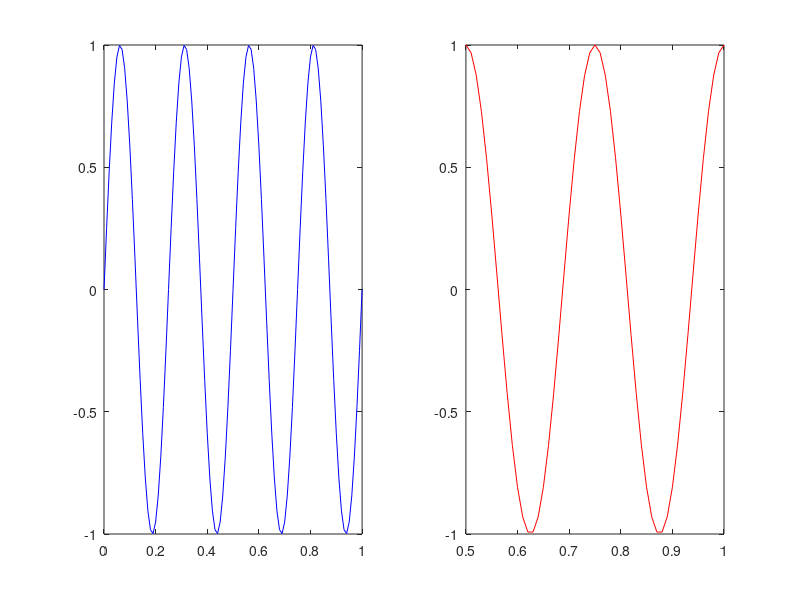
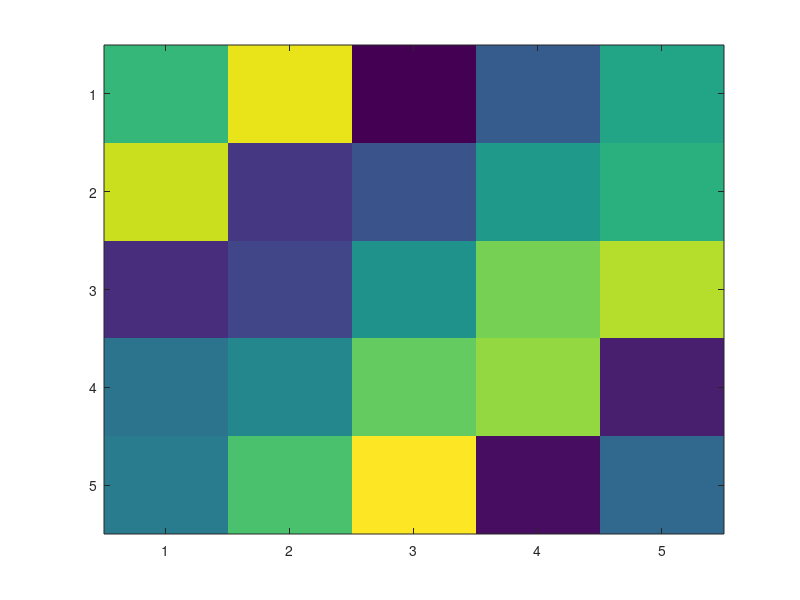
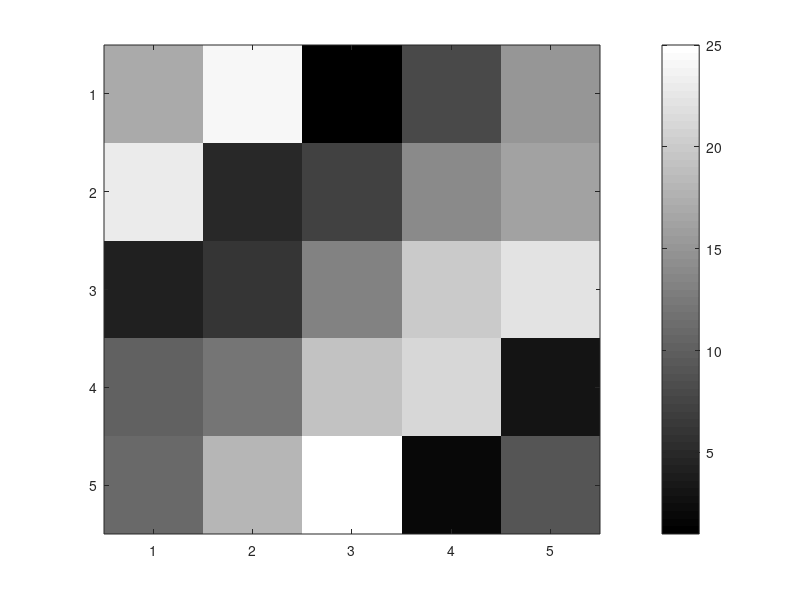
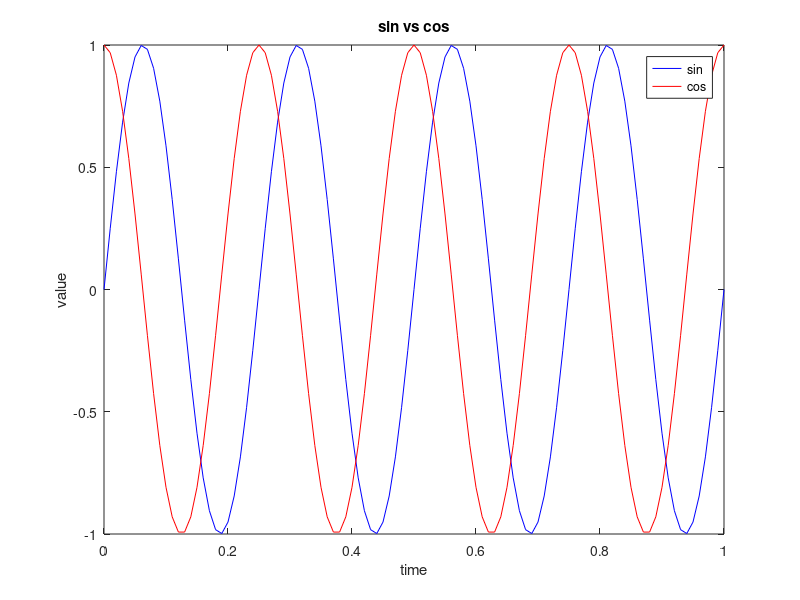

The MATLAB script that drew these images, in order:
clc
clear
close
% Operations on data plotting
t=[0.0:0.01:1.0]; % Vector from value 0 to 1 with an interval of 0.01
y1=sin(2*pi*4*t);
y2=cos(2*pi*4*t);
figure(1)
plot(t,y1,'b');
hold on;
plot(t,y2,'r');
xlabel("time");
ylabel("value");
legend('sin', 'cos');
title("sin vs cos");
% cd ./data   % un-comment to save as an image file 
% print -dpng 'sinVScos.png';   % un-comment to save as an image file
% cd ..   % un-comment to save as an image file

% close   % close command closes the figure window

% figure command is used to draw speprate figures in seperate window
% Un-comment below lines to test to test
% figure(1);
% plot(t,y1,'b');
% figure(2);
% plot(t,y2,'r');

figure(2)
subplot(1,2,1); % Divides the plot into 1X2 window and accesses the first element
plot(t,y1,'b');
subplot(1,2,2);
plot(t,y2,'r');
axis([0.5 1 -1 1]);
cd ./data
print -dpng 'sin&cos.png';
cd ..
% clf; % clears figure from current window

figure(3)
M = magic(5)
printf("\nPrinting M as a color plot in figure 3...\n")
imagesc(M); % prints the matrix as an image with color scale
cd ./data
print -dpng 'colorMagic5Matrix.png';
cd ..

figure(4)
printf("\nPrinting M as a gray plot with colorbar in figure 4...\n")
imagesc(M);
colorbar; % colorbar gives a side referrence colorbar in the figure window
colormap gray;  % maps the color into gray color scale
% comma chaining of commands
% imagesc(M), colorbar, colormap gray;   % executing three simultaneous commands
cd ./data
print -dpng 'grayMagic5MatrixWithColorBar.png';
cd ..
